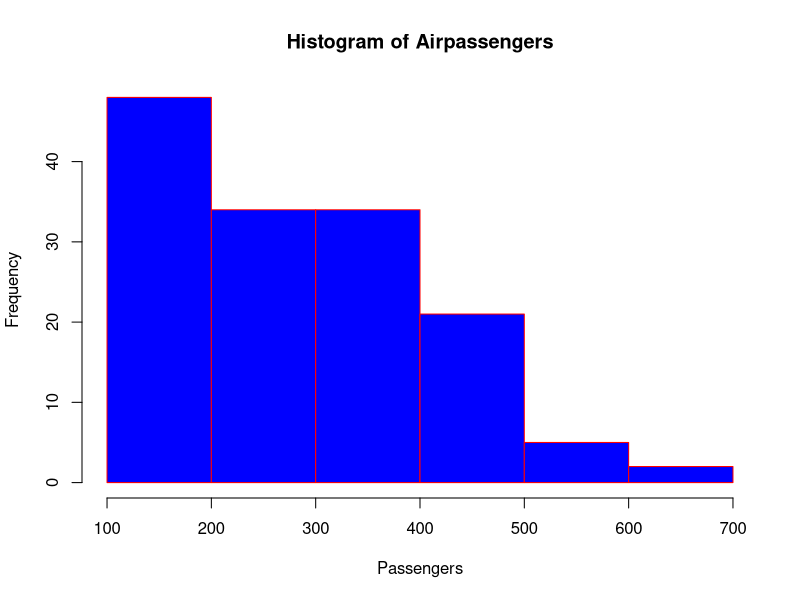

Generate this figure with R:
# Grouped Bar Chart

# plotting Distribution Of Airpassengers Data 

hist(AirPassengers, main = "Histogram of Airpassengers", xlab = "Passengers", border = "red", col = "blue" , xlim = c(100,700), breaks = 5)
     